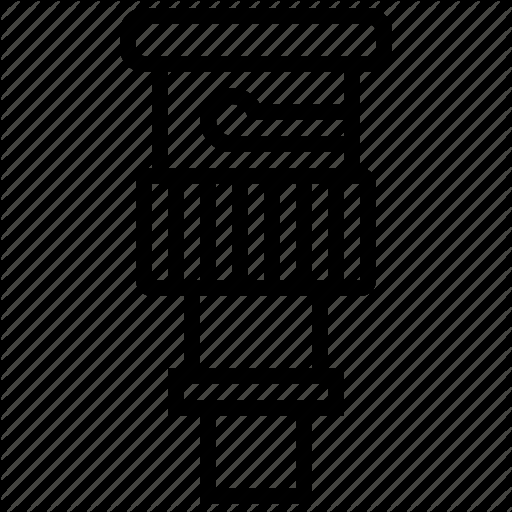
%> input picture NTB_Docs/source/_images/NTB_Icons/BNC.png, 512 x 512 px; its folder holds 4 pictures in this run
$ octave InvertIcons.m   (GNU Octave 9; MATLAB toolbox functions it lacks are replaced by stand-ins)
%> lines starting %> are read from the running program, lines starting %| are printed output that depends on the picture; in (x1, y1, x2, y2) boxes, pixels count from 0 and x2, y2 are one past the last pixel; in counts of white or black regions, pixels touching at a corner belong together; the program's own positions count from 1


IconDir = '/Volumes/Seagate Backup 3/NIH_Code/NIF_Toolbar/NTB_Docs/source/_images/NTB_Icons/';
cd(IconDir);
ImFiles = dir('*.png');

OutputRes   = [200,200];
ImWhite     = ones([OutputRes, 3]);

for n = 1:numel(ImFiles)
    [im, c, alp] = imread(ImFiles(n).name);
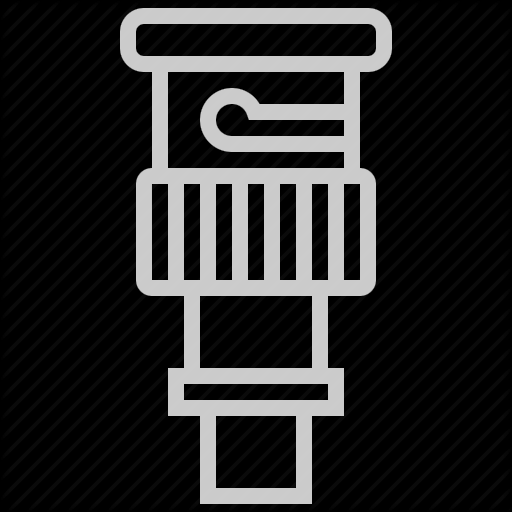
%> im: size 512x512 uint8; min 0, max 204, mean 40.5
%> c = 205 rows, first 12: [0 0 0; 0 0 0; 0.267 0.267 0.251; 0 0 0; 0.114 0.114 0.106; 0.267 0.267 0.251; 0.0706 0.0706 0.0667; 0.267 0.267 0.251; 0.267 0.267 0.251; 0 0 0; 0.267 0.267 0.251; 0 0 0]; alp = []
    ImSize = size(im);
%> ImSize = [512 512]
%> pass 3 of the loop `for n = 1:numel(ImFiles)`:
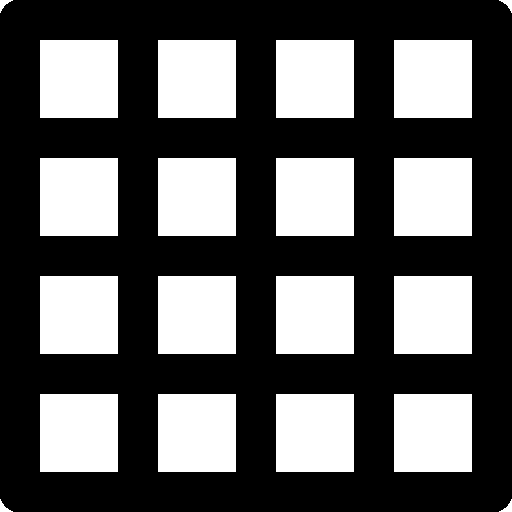
%> input picture NTB_Docs/source/_images/NTB_Icons/Cal.png, 512 x 512 px
%> im is the input picture: size 512x512 uint8; values 51 (black) and 255 (white), 37.2% white; 20 white regions, largest, box (x1, y1, x2, y2) and area: (40, 40, 118, 118) 6084, (158, 40, 236, 118) 6084, (276, 40, 354, 118) 6084
%> `[im, c, alp] = imread(ImFiles(n).name);`:
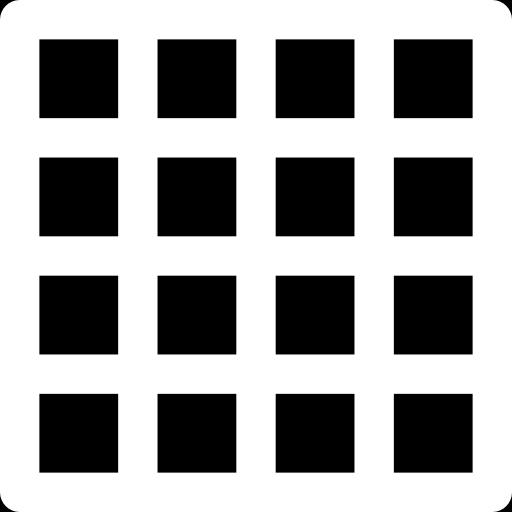
%> alp: size 512x512 uint8; min 0, max 255, mean 158.1
%> `alp = imresize(alp, OutputRes);`:
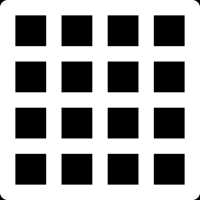
%> alp: size 200x200 uint8; min 0, max 255, mean 158
%> the loop made 4 passes; the first 3 are shown
    if ImSize(1) == ImSize(2)
        try
            alp = imresize(alp, OutputRes);
            Filename = fullfile(IconDir, ['W_', ImFiles(n).name]);
            imwrite(ImWhite, Filename, 'alpha', alp);
        end
    else
        fprintf('%s has a non square aspect ratio!\n', ImFiles(n).name);
    end
end
